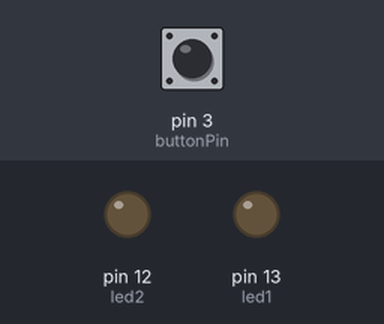
This sketch was run on a simulated Arduino Uno, built with avr-gcc and run on an emulated ATmega328P. On the bench: output pins drawn as LEDs (lit = HIGH). Inputs (shaded band) come from the test bench; at power-on: pin 3 (buttonPin) LOW. Random numbers use the default seed unless the sketch sets one.

Above: at 1.2 s.
1.3 s: pin 3 (buttonPin) pulled HIGH for 0.15 s
At 2.4 s:
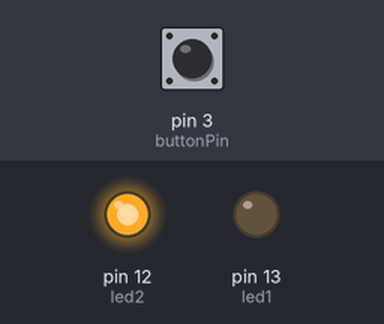
2.9 s: pin 3 (buttonPin) pulled HIGH for 3.2 s
At 4.3 s:
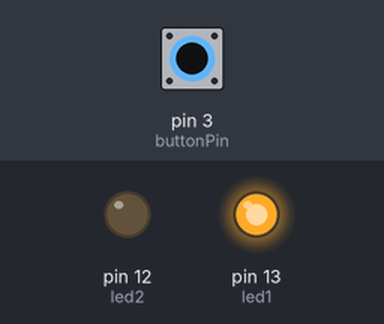
Timing chart, 0 to 5.9 s (numbered marks = the images above; inputs shaded):
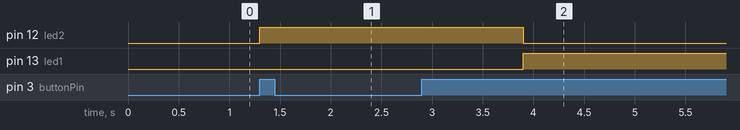

Measured:
- after the input at 1.3 s, pin 12 (led2): LOW → HIGH at once
- after the input at 2.9 s, pin 12 (led2): HIGH → LOW after 1.0 s; pin 13 (led1): LOW → HIGH after 1.0 s

The sketch:

BotaoAleatorio.ino
```cpp
const int buttonPin = 3;
const int led1 =  13;
const int led2 =  12;
int numero;

int buttonState = 0;

void setup() {
  pinMode(led1, OUTPUT);
  pinMode(led2, OUTPUT);
  pinMode(buttonPin, INPUT);
  numero = random(0 , 2);
}

void loop() {
  buttonState = digitalRead(buttonPin);

  if (buttonState == HIGH) {
    numero = random(0 , 2);
    if (numero == 0){
       digitalWrite(led1, HIGH);
       digitalWrite(led2, LOW);
      }
    else {
      digitalWrite(led2, HIGH);
      digitalWrite(led1, LOW);


      }
      delay (1000);
  }
}
```
